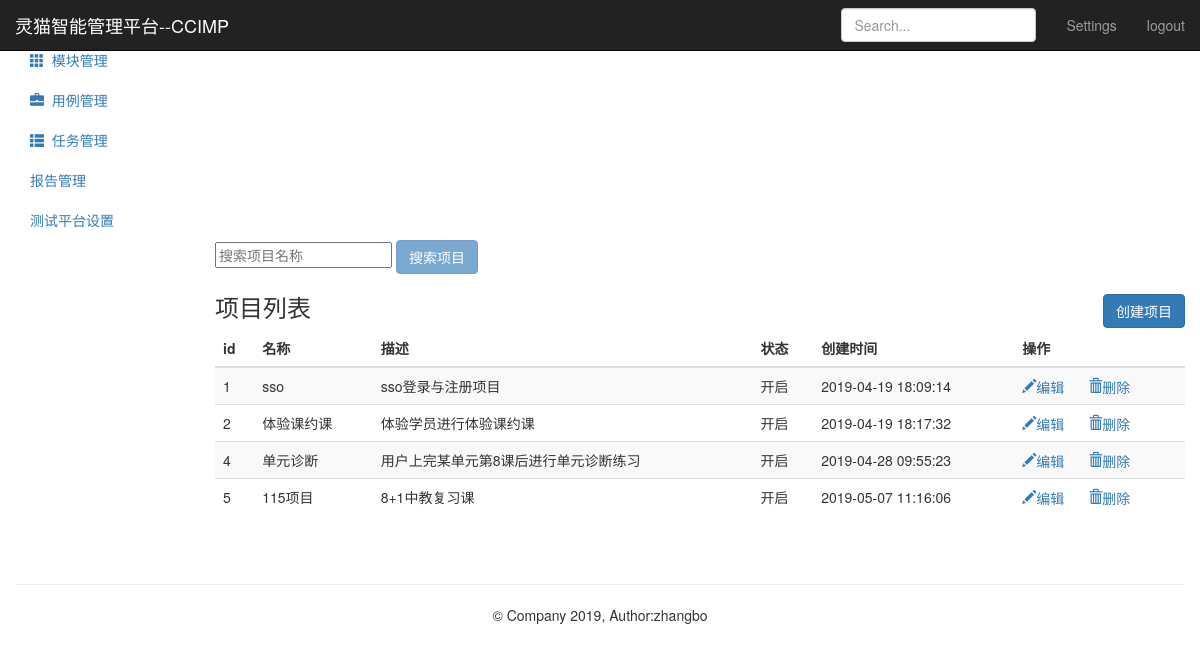
The app's page /project/ (signed in), older data.
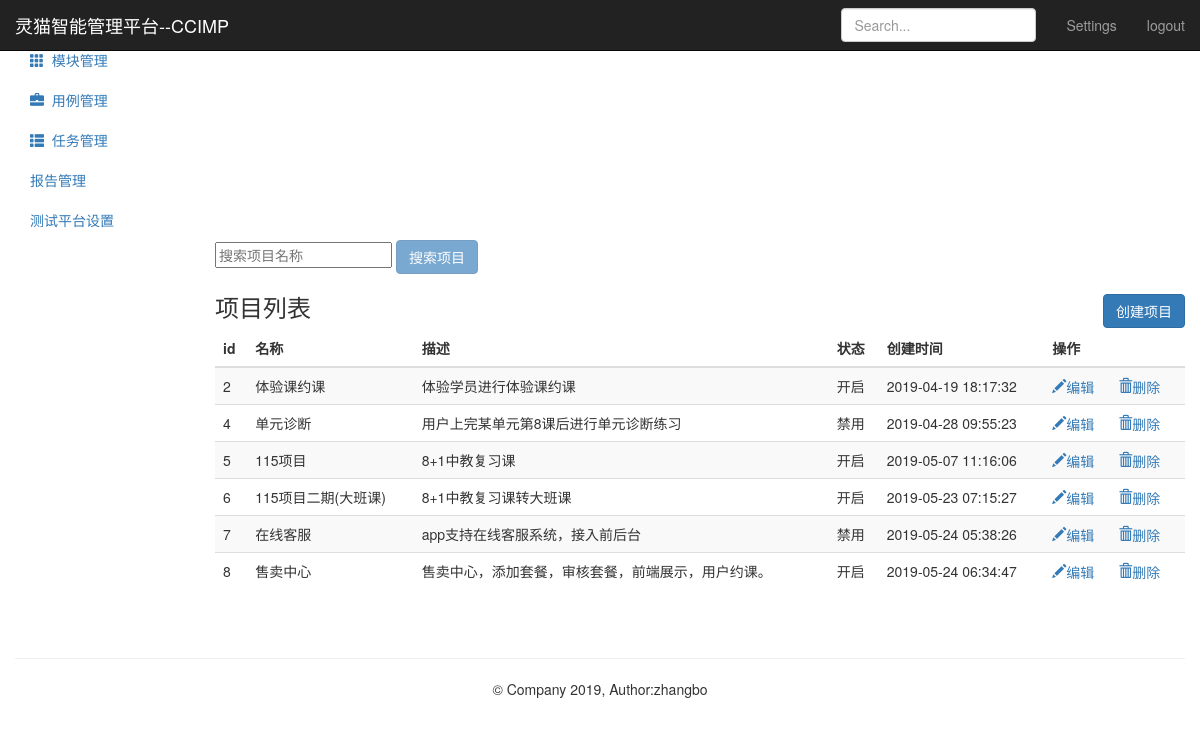
The same page, newer data.
### project_app/models.py (models this page shows, shortened)
class Project(models.Model):
      name = models.CharField("名称",max_length=50,null=False)
      describe = models.TextField("描述",default="",max_length=50)
      status = models.BooleanField("状态",default=1)
      update_time = models.DateTimeField(auto_now=True)
      create_time = models.DateTimeField(auto_now_add=True)

### project_app/views.py (the view)
# urls.py: path('',views.project_manage),
@login_required
def project_manage(request):
    project_all = Project.objects.all()
    return render(request,"project.html",{"projects":project_all,"type":"list"})

### templates/project.html (shortened to what this page needs)
{% extends "base.html" %}
{% block base %}
     <nav class="navbar navbar-inverse navbar-fixed-top">
        <div class="container-fluid">
            <div class="navbar-header">
            <a class="navbar-brand" href="#">灵猫智能管理平台--CCIMP</a>
            </div>
            <div id="navbar" class="navbar-collapse collapse">
                <ul class="nav navbar-nav navbar-right">
                    <li><a href="#">Settings</a></li>
                    <li><a href="/logout/">logout</a></li>
                </ul>
                <form class="navbar-form navbar-right">
                    <input type="text" class="form-control" placeholder="Search...">
                </form>
            </div>
        </div>
     </nav>
    <div class="container-fluid">
        <div class="row">
            <div class="col-sm-3 col-md-2 sidebar">
                <ul class="nav nav-sidebar">
                    <li class="active">
                        <a href="/project/">
                        </a>
                    </li>
                    <li>
                        <a href="/module/">
                            <i class="glyphicon glyphicon-th"></i>&nbsp;&nbsp;模块管理
                        </a>
                    </li>
               </ul>
               <ul class="nav nav-sidebar">
                   <li>
                       <a href="/testcase/">
                           <i class="glyphicon glyphicon-briefcase"></i>&nbsp;&nbsp;用例管理
                       </a>
                   </li>
                   <li>
                       <a href="">
                           <i class="glyphicon glyphicon-th-list"></i>&nbsp;&nbsp;任务管理
                       </a>
                   </li>
               </ul>
               <ul class="nav nav-sidebar">
                    <li><a href="">报告管理</a></li>
                    <li><a href="">测试平台设置</a></li>
               </ul>
            </div>
            <div class="col-sm-9 col-sm-offset-3 col-md-10 col-md-offset-2 main">
                {% if type == "list" %}
                <form class="project" method="post" name="project-page" action="search/">
                    <input  type="text" name="search-project" placeholder="搜索项目名称">
                    <button class="btn btn-primary" type="submit" disabled="disabled">搜索项目</button>
                </form>
                <h3 class="sub-header">项目列表
                    <button class="btn btn-primary" name="submit" style="float:right;"
                            onclick="location.href='/project/add_project/'">创建项目</button>
                </h3>
                <div class="table-responsive">
                    <table class="table table-striped">
                        <thead>
                            <tr style="text-align: center">
                                <th>id</th>
                                <th>名称</th>
                                <th>描述</th>
                                <th>状态</th>
                                <th>创建时间</th>
                                <th>操作</th>
                            </tr>
                        </thead>
                        <tbody>
                            {% for project in projects %}
                            <tr>
                                  <td>{{ project.id}}</td>
                                  <td>{{ project.name}}</td>
                                  <td>{{ project.describe}}</td>
                                  <td>
                                      {% if project.status == True %}
                                          <span>开启</span>
                                      {% elif project.status == False %}
                                          <span>禁用</span>
                                      {% endif %}
                                  </td>
                                  <td>{{ project.create_time | date:"Y-m-d H:i:s" }}</td>
                                  <td>
                                      <a href="/project/edit_project/{{ project.id }}/">
                                          <i class="glyphicon glyphicon-pencil">编辑</i>
                                      </a>
                                      <a href="/project/delete_project/{{ project.id }}/" style="margin-left:20px;">
                                          <i class="glyphicon glyphicon-trash">删除</i>
                                      </a>
                                  </td>
                            </tr>
                            {% endfor %}
                        </tbody>
                    </table>
                </div>
                {% endif %}
            </div>
        </div>
    </div>
{% endblock %}

### templates/base.html (shortened to what this page needs)
<!DOCTYPE html>
<html lang="en">
<head>
    {% load static %}
    <link href="https://cdn.bootcss.com/bootstrap/3.3.7/css/bootstrap.min.css" rel="stylesheet">
    <link href="https://v3.bootcss.com/examples/dashboard/dashboard.css" rel="stylesheet">
</head>
<body>
{% block base %}
{% endblock %}
    <div class="container theme-showcase" role="main" style="text-align: center;width: auto">
       <div class="page-header"></div>
       <footer class="footer">
         <p>&copy; Company 2019, Author:zhangbo</p>
       </footer>
    </div>
</body>
</html>

Row changes from the older to the newer data that the page shows:
removed Project: id "1", name "sso", describe "sso登录与注册项目", status "开启", create_time "2019-04-19 18:09:14"
changed Project "单元诊断": status "开启" → "禁用"
added Project: id "6", name "115项目二期(大班课)", describe "8+1中教复习课转大班课", status "开启", create_time "2019-05-23 07:15:27"
added Project: id "7", name "在线客服", describe "app支持在线客服系统，接入前后台", status "禁用", create_time "2019-05-24 05:38:26"
added Project: id "8", name "售卖中心", describe "售卖中心，添加套餐，审核套餐，前端展示，用户约课。", status "开启", create_time "2019-05-24 06:34:47"
